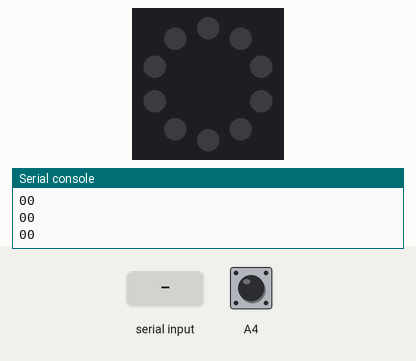
A program run on a simulated Circuit Playground running CircuitPython. Shown: the board's ring of 10 RGB LEDs (number 0 left of the top, counting anticlockwise), the last lines printed to the serial console. Inputs (shaded band) come from the test bench; at power-on: A4 LOW. Dim RGB values are drawn brighter than linear; touch pads read as touched when driven HIGH.

Above: at 1.2 s.
1.3 s: "01" typed at the serial console, then Enter
At 2.5 s:
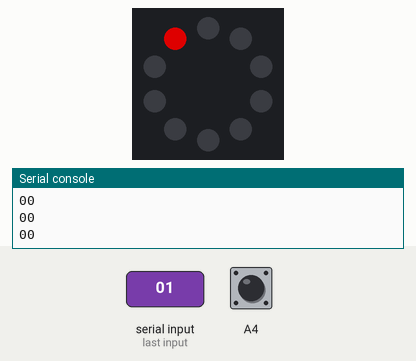
2.8 s: A4 pulled HIGH for 0.15 s
At 2.93 s:
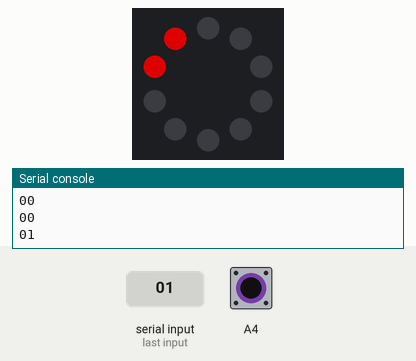
4.5 s: "00" typed at the serial console, then Enter
At 5.5 s:
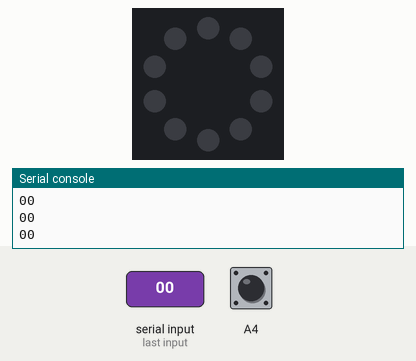
6.0 s: A4 pulled HIGH for 1 s
At 6.8 s:
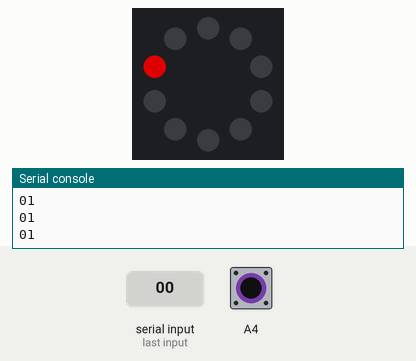
8.5 s: A4 pulled HIGH for 3.2 s
Timing chart, 0 to 11.5 s (numbered marks = the images above; inputs shaded):
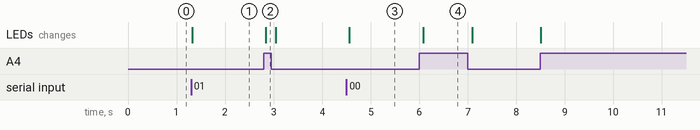

The program:

code.py
```python
import time
import supervisor
from adafruit_circuitplayground import cp

cp.pixels.brightness = 0.6
light_color = ( 255, 0, 0 )
OFF = ( 0, 0, 0 )

while True:
    if cp.touch_A4:
        cp.pixels[ 1 ] = light_color
        print( "01" )
    else:
        cp.pixels[ 1 ] = OFF
        print( "00" )

    if supervisor.runtime.serial_bytes_available:
        value = input().strip()
        # Sometimes Windows sends an extra (or missing) newline
        # strip them off the input to ignore them
        print("Received: {}".format(value))
        if value == "01":
            cp.pixels[ 0 ] = light_color
        if value == "00":
            cp.pixels[ 0 ] = OFF
    time.sleep( 0.1 ) #pause to be able to hear a ctrl-c
```

Measured:
- after the input at 1.3 s, the LEDs: change at once (image 1)
- after the input at 2.8 s, the LEDs: change at once (image 2)
- after the input at 4.5 s, the LEDs: change after 0.06 s (image 3)
- after the input at 6.0 s, the LEDs: change after 0.08 s (image 4)
